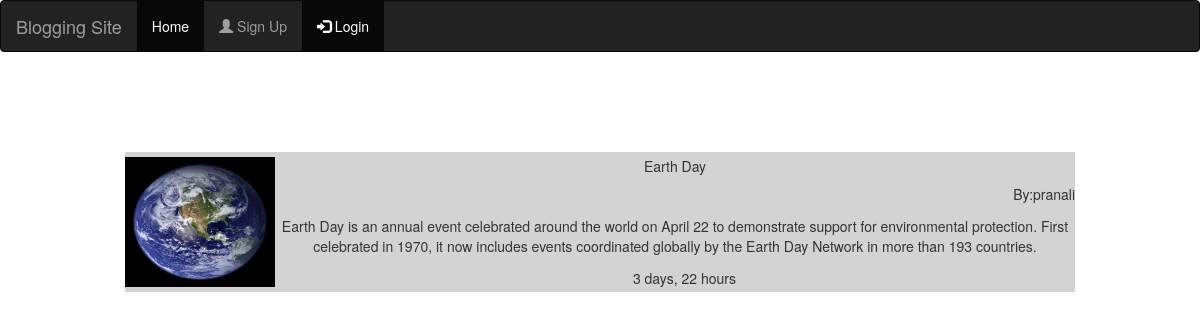
/detailview/1, run on the app's committed database.
### blogapp/models.py (models this page shows, shortened)
class blogtable(models.Model):
    Title=models.CharField(max_length=200,default='')
    Description=models.CharField(max_length=9000)
    Image=models.FileField(upload_to='image/',default='')
    Author=models.CharField(max_length=50,default='')
    upload_date=models.DateTimeField(auto_now_add=True)

### blogapp/views.py (the view)
# urls.py: path('detailview/<id>', views.detailview),
def detailview(request,id):
    detail=blogtable.objects.get(id=id)
    mydict={'detail':detail}
    return render(request,'blogapp/detailview.html',context=mydict)

### template/blogapp/detailview.html (shortened to what this page needs)
{% extends 'blogapp/base.html' %}
{% block parentblock %}
<br>
<br>
<br>
{% if detail %}
<center>
<table style="background-color:lightgrey">
 <tr><td rowspan="5"><a href='/detailview/{{detail.id}}'><img src="{{detail.Image.url}}" height='130' width='150'/></a></td><tr>
 <td><center>{{detail.Title}}</center></td>
 <tr><td style="text-align:right">By:{{detail.Author}}</td></tr>
   <tr><td style="text-align:center">  {{detail.Description}}</td></tr>
<tr><td style="text-align:center"><img src="https://image.freepik.com/free-icon/calendar-icon-black_318-9776.jpg" height='15' width='15'/>     {{detail.upload_date| timesince}}</td></tr>
<br>
</table>
</center>
{% endif %}
{% endblock %}

### template/blogapp/detailview.html (style rules this page uses)
table { width:950px; height:140px; }

### data on the page
blogtable: Image (picture), Title "Earth Day", Author "pranali", Description "Earth Day is an annual event celebrated around the world on April 22 to demonstrate support for environmental protection. First celebrated in 1970, it now includes events coordinated globally by the Earth Day Network in more than 193 countries.", upload_date "3 days, 22 hours"
